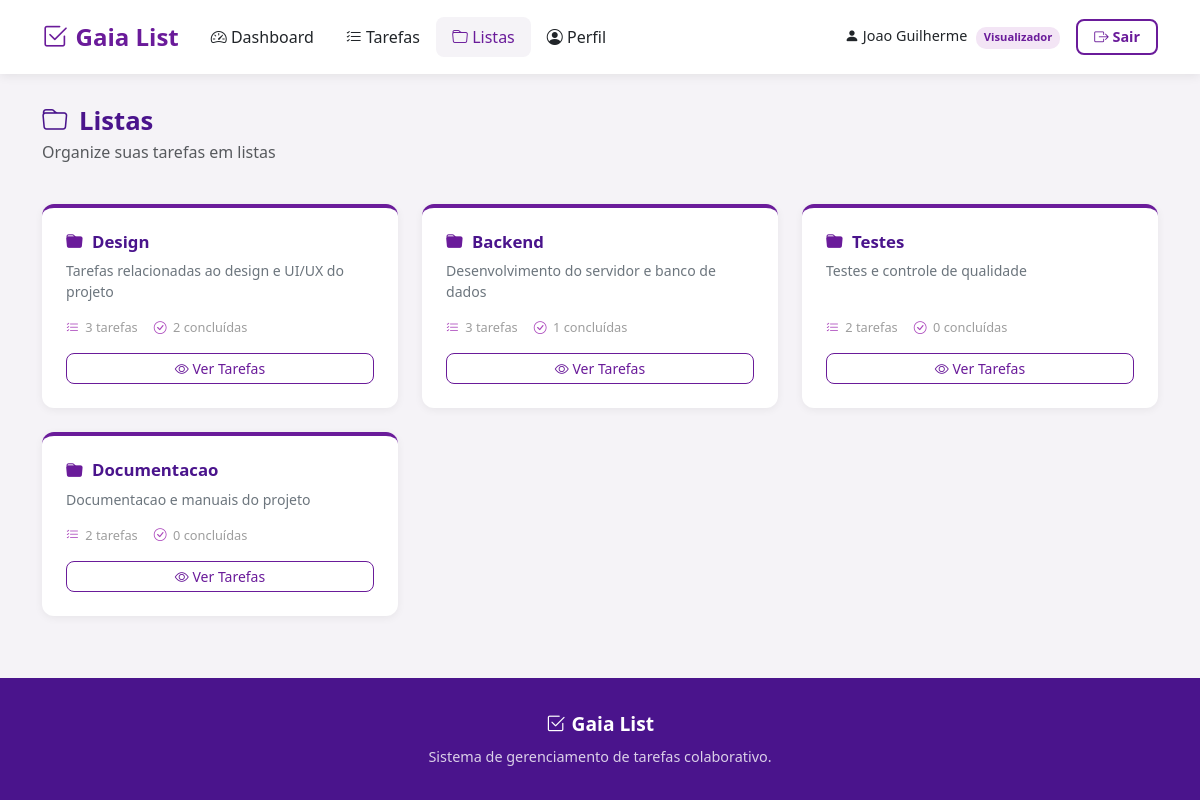
The page /listas.php (signed in) on the database its author committed.
### tables this page shows
CREATE TABLE IF NOT EXISTS listas (
    id INT AUTO_INCREMENT PRIMARY KEY,
    nome VARCHAR(100) NOT NULL,
    descricao TEXT,
    usuario_id INT NOT NULL,
    data_criacao DATETIME DEFAULT CURRENT_TIMESTAMP,
    FOREIGN KEY (usuario_id) REFERENCES usuarios(id) ON DELETE CASCADE
);

### listas.php (the view, shortened to what this page needs)
<?php
require_once 'includes/header_privado.php';
require_once 'includes/conexao.php';
$stmt = $PDO->prepare("SELECT id, nome, descricao FROM listas ORDER BY id");
$stmt->execute();
$listas = array();
$row = $stmt->fetch(PDO::FETCH_OBJ);
while ($row) {
    $listas[] = array(
        'id' => $row->id,
        'nome' => $row->nome,
        'descricao' => $row->descricao !== null ? $row->descricao : ''
    );
    $row = $stmt->fetch(PDO::FETCH_OBJ);
}
$stmt = $PDO->prepare("SELECT lista_id, status FROM tarefas");
$stmt->execute();
$contadorTotal = array();
$contadorConcluidas = array();
$rowT = $stmt->fetch(PDO::FETCH_OBJ);
while ($rowT) {
    if (isset($contadorTotal[$rowT->lista_id])) {
        $contadorTotal[$rowT->lista_id] = $contadorTotal[$rowT->lista_id] + 1;
    } else {
        $contadorTotal[$rowT->lista_id] = 1;
    }
    if ($rowT->status === 'concluida') {
        if (isset($contadorConcluidas[$rowT->lista_id])) {
            $contadorConcluidas[$rowT->lista_id] = $contadorConcluidas[$rowT->lista_id] + 1;
        } else {
            $contadorConcluidas[$rowT->lista_id] = 1;
        }
    }
    $rowT = $stmt->fetch(PDO::FETCH_OBJ);
}
for ($i = 0; $i < count($listas); $i++) {
    $lid = $listas[$i]['id'];
    $listas[$i]['total_tarefas'] = isset($contadorTotal[$lid]) ? $contadorTotal[$lid] : 0;
    $listas[$i]['concluidas'] = isset($contadorConcluidas[$lid]) ? $contadorConcluidas[$lid] : 0;
}
?>
        <section class="page-section">
            <div class="container">
                <div class="page-header">
                    <div>
                        <h2><i class="bi bi-folder"></i> Listas</h2>
                        <p class="text-muted">Organize suas tarefas em listas</p>
                    </div>
                </div>
                <div class="row g-4">
                    <?php for ($i = 0; $i < count($listas); $i++) : ?>
                    <?php $lista = $listas[$i]; ?>
                    <div class="col-md-6 col-lg-4">
                        <div class="lista-card">
                            <div class="lista-card-header">
                                <h5>
                                    <i class="bi bi-folder-fill"></i> <?php echo $lista['nome']; ?>
                                </h5>
                            </div>
                            <p class="lista-descricao"><?php echo $lista['descricao']; ?></p>
                            <div class="lista-stats">
                                <span class="lista-stat">
                                    <i class="bi bi-list-check"></i> <?php echo $lista['total_tarefas']; ?> tarefas
                                </span>
                                <span class="lista-stat">
                                    <i class="bi bi-check-circle"></i> <?php echo $lista['concluidas']; ?> concluídas
                                </span>
                            </div>
                            <a href="tarefas.php?lista=<?php echo $lista['id']; ?>" class="btn btn-sm btn-gaia-outline w-100 mt-3">
                                <i class="bi bi-eye"></i> Ver Tarefas
                            </a>
                        </div>
                    </div>
                    <?php endfor; ?>
                </div>
            </div>
        </section>
<?php require_once 'includes/footer.php'; ?>

### style.css (style rules this page uses)
body { font-family: 'Segoe UI', Tahoma, Geneva, Verdana, sans-serif; color: #212529; background-color: #f5f3f7; display: flex; flex-direction: column; min-height: 100vh; }
.btn-gaia-outline { color: #6A1B9A; border: 1px solid #6A1B9A; border-radius: 8px; font-weight: 500; }
.page-section { padding: 2rem 0; }
.page-header { display: flex; justify-content: space-between; align-items: flex-start; margin-bottom: 1.5rem; }
.page-header h2 { font-weight: 700; color: #4A148C; font-size: 1.6rem; margin-bottom: 0.2rem; }
.page-header h2 i { margin-right: 0.3rem; }
.lista-card { background-color: #ffffff; border-radius: 12px; padding: 1.5rem; box-shadow: 0 2px 8px rgba(0, 0, 0, 0.06); border-top: 4px solid #6A1B9A; height: 100%; display: flex; flex-direction: column; }
.lista-card-header { display: flex; justify-content: space-between; align-items: flex-start; margin-bottom: 0.5rem; }
.lista-card-header h5 { font-weight: 700; color: #4A148C; margin-bottom: 0; font-size: 1.05rem; }
.lista-card-header h5 i { color: #6A1B9A; margin-right: 0.3rem; }
.lista-descricao { font-size: 0.88rem; color: #6c757d; flex: 1; }
.lista-stats { display: flex; gap: 1rem; }
.lista-stat { font-size: 0.8rem; color: #9e9e9e; font-weight: 500; }
.lista-stat i { color: #AB47BC; margin-right: 0.2rem; }

### rows shown on the page
listas: nome "Design", descricao "Tarefas relacionadas ao design e UI/UX do projeto", total_tarefas "3", concluidas "2"
listas: nome "Backend", descricao "Desenvolvimento do servidor e banco de dados", total_tarefas "3", concluidas "1"
listas: nome "Testes", descricao "Testes e controle de qualidade", total_tarefas "2", concluidas "0"
listas: nome "Documentacao", descricao "Documentacao e manuais do projeto", total_tarefas "2", concluidas "0"

### other values the page prints
$_SESSION['nome'] "Joao Guilherme"
$_SESSION['perfil'] "Visualizador"
